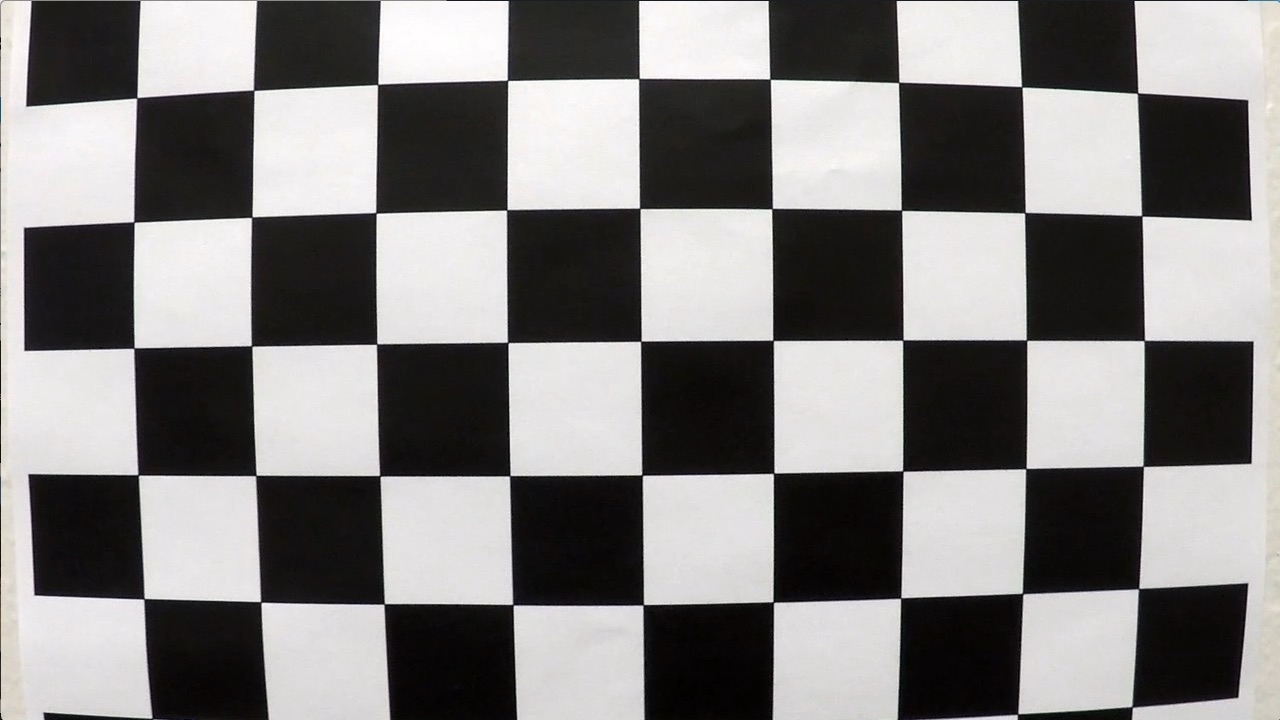
#> input picture Advanced-Lane-Lines/camera_cal/calibration1.jpg, 1280 x 720 px; its folder holds 4 pictures in this run
$ jupyter execute --allow-errors example.ipynb   (shell and % lines are left out)
#> lines starting #> are read from the running program, lines starting #| are printed output that depends on the picture; after the words box and inside, x2 and y2 are one past the last pixel; in counts of white or black regions, pixels touching at a corner belong together
## Advanced Lane Finding Project

The goals / steps of this project are the following:

* Compute the camera calibration matrix and distortion coefficients given a set of chessboard images.
* Apply a distortion correction to raw images.
* Use color transforms, gradients, etc., to create a thresholded binary image.
* Apply a perspective transform to rectify binary image ("birds-eye view").
* Detect lane pixels and fit to find the lane boundary.
* Determine the curvature of the lane and vehicle position with respect to center.
* Warp the detected lane boundaries back onto the original image.
* Output visual display of the lane boundaries and numerical estimation of lane curvature and vehicle position.

---
###  This notebook is an example of camera calibration, function implementation can see in calibration.py

### Main code of this project see in main.py

---
## Camera Calibration

[cell 1]
import numpy as np
import cv2
import glob
import matplotlib.pyplot as plt
#%matplotlib qt


# 设置寻找亚像素角点的参数，采用的停止准则是最大循环次数30和最大误差容限0.001
criteria = (cv2.TERM_CRITERIA_MAX_ITER | cv2.TERM_CRITERIA_EPS, 30, 0.001)

# prepare object points, like (0,0,0), (1,0,0), (2,0,0) ....,(6,5,0)
objp = np.zeros((6*9,3), np.float32)
objp[:,:2] = np.mgrid[0:9,0:6].T.reshape(-1,2)

# Arrays to store object points and image points from all the images.
objpoints = [] # 3d points in real world space
imgpoints = [] # 2d points in image plane.

# Make a list of calibration images
images = glob.glob('../camera_cal/calibration*.jpg')

# Step through the list and search for chessboard corners
for fname in images:
    img = cv2.imread(fname)
#> img is the input picture: shape (720, 1280, 3); mean B, G, R 127.8, 128.4, 130.1
    gray = cv2.cvtColor(img,cv2.COLOR_BGR2GRAY)

    size = gray.shape[::-1]
#> size = (1280, 720)
    # Find the chessboard corners
    ret, corners = cv2.findChessboardCorners(gray, (9,6),None)
#> ret = False; corners = None

    # If found, add object points, image points
    if ret == True:
        cv2.cornerSubPix(gray,corners,(11,11),(-1,-1),criteria)
        objpoints.append(objp)
        imgpoints.append(corners)

        # Draw and display the corners
        img = cv2.drawChessboardCorners(img, (9,6), corners, ret)
        cv2.imshow('img',img)
        cv2.waitKey(500)
#> pass 2 of the loop `for fname in images:`:
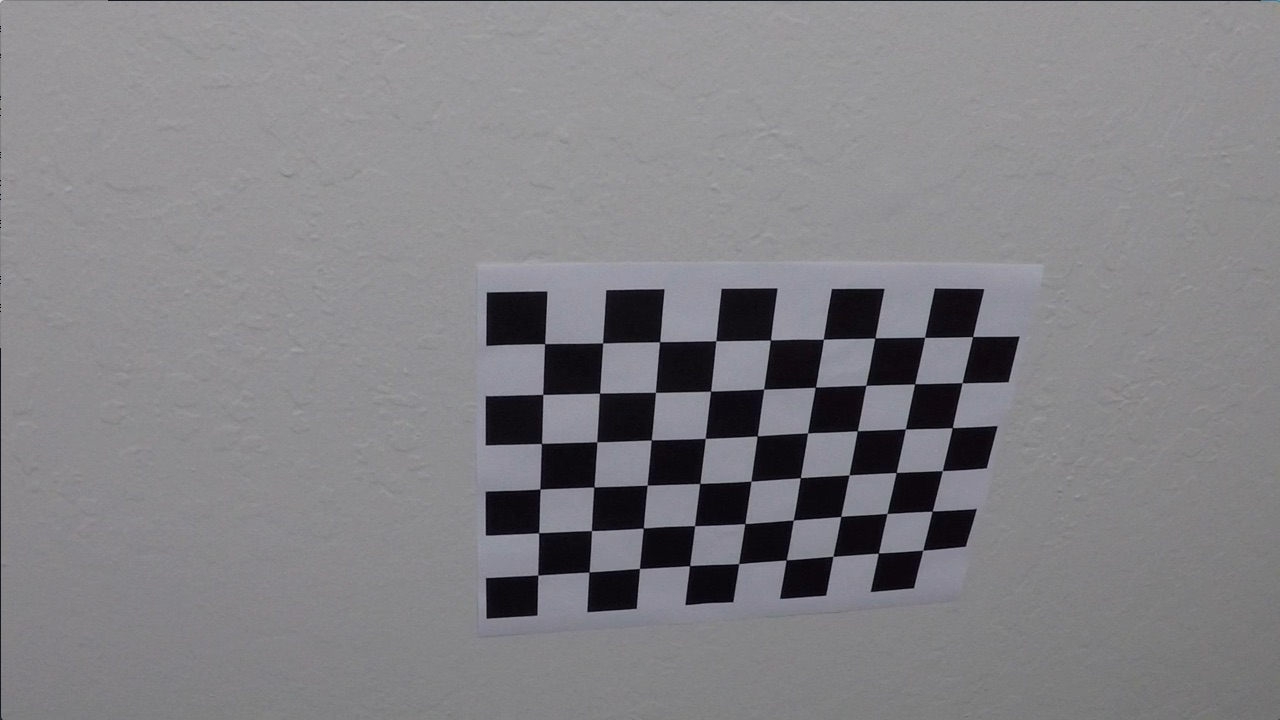
#> input picture Advanced-Lane-Lines/camera_cal/calibration10.jpg, 1280 x 720 px
#> img is the input picture: shape (720, 1280, 3); mean B, G, R 133.1, 129.4, 130.2
#> ret = True; corners = 54 rows, first 8: [545.3, 343.1], [602.7, 342.8], [660.1, 341.3], [715.8, 340.7], [770.6, 340], [823.5, 339.2], [874.3, 338.5], [925.1, 337.4]
#> `img = cv2.drawChessboardCorners(img, (9,6), corners, ret)`:
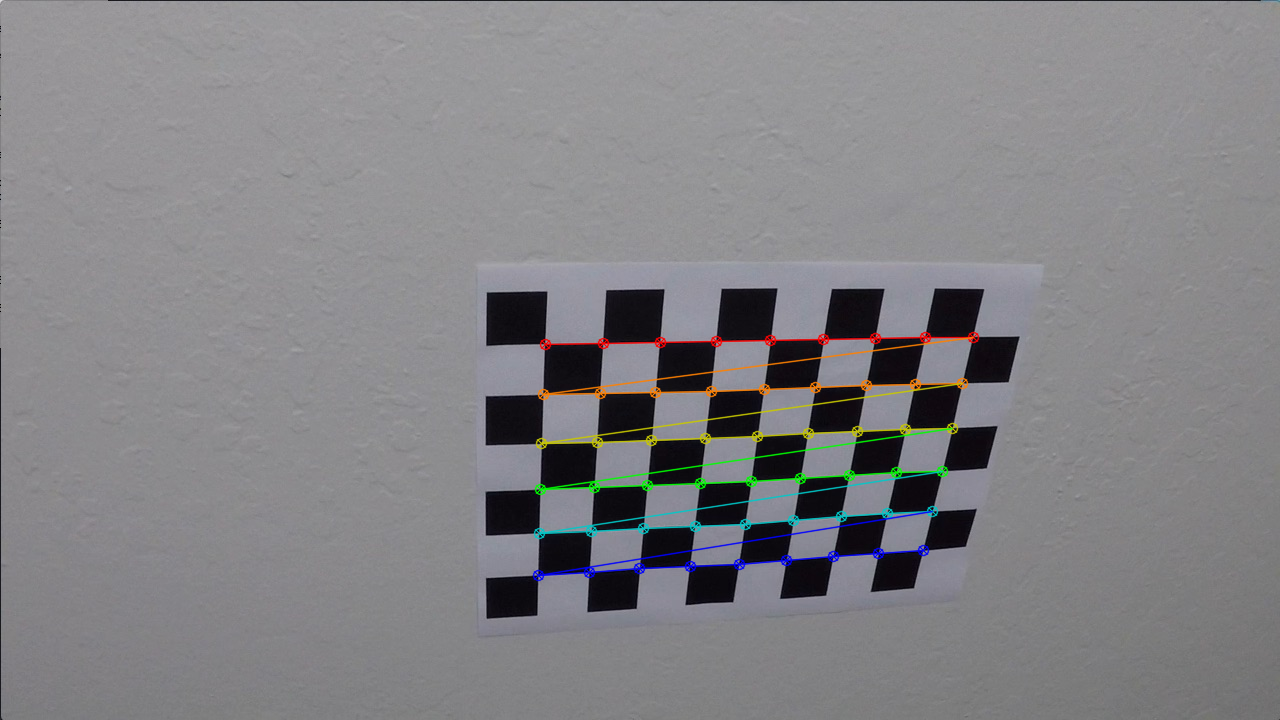
#> img: shape (720, 1280, 3); 1.92% of pixels changed, all inside (x1, y1, x2, y2) = (532, 331, 980, 582)
#> pass 3 of the loop `for fname in images:`:
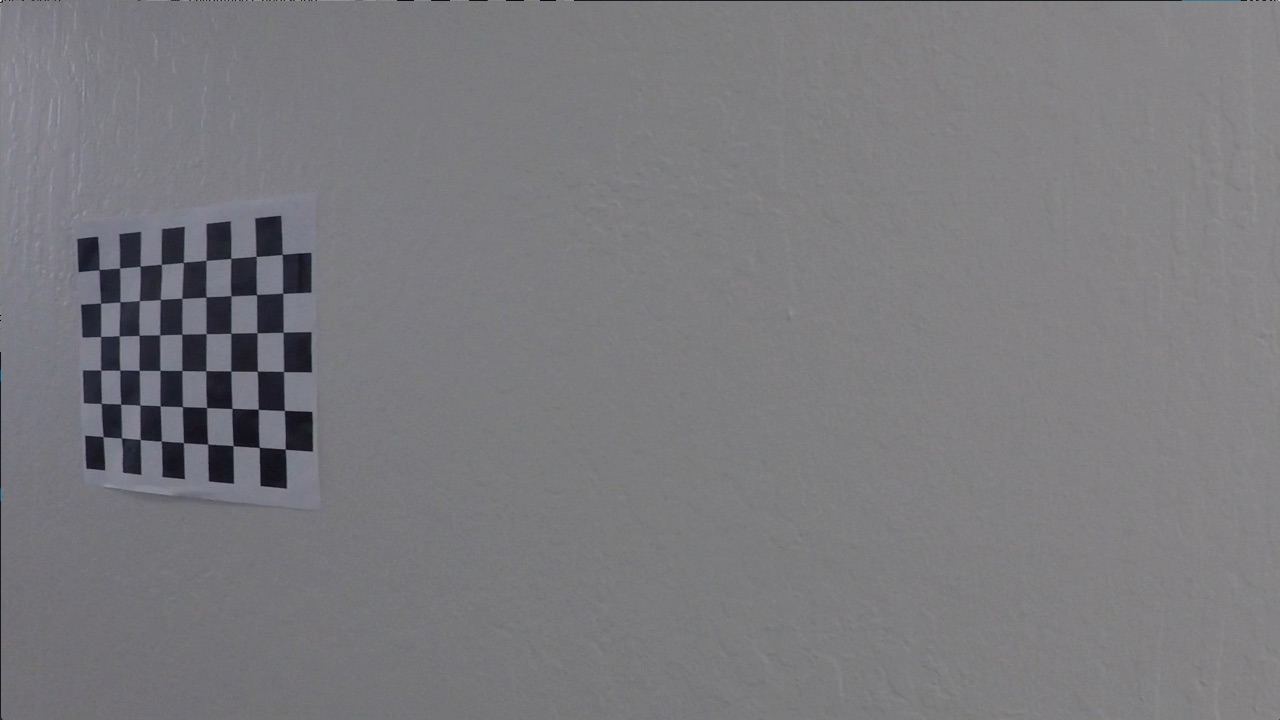
#> input picture Advanced-Lane-Lines/camera_cal/calibration11.jpg, 1280 x 720 px
#> img is the input picture: shape (720, 1280, 3); mean B, G, R 125.2, 121.7, 122.2
#> corners = 54 rows, first 8: [99.22, 269.6], [119.6, 268], [140.1, 266.1], [161.3, 264.5], [183.3, 262.5], [206.1, 260.3], [230.7, 258.2], [256.2, 256.3]
#> `img = cv2.drawChessboardCorners(img, (9,6), corners, ret)`:
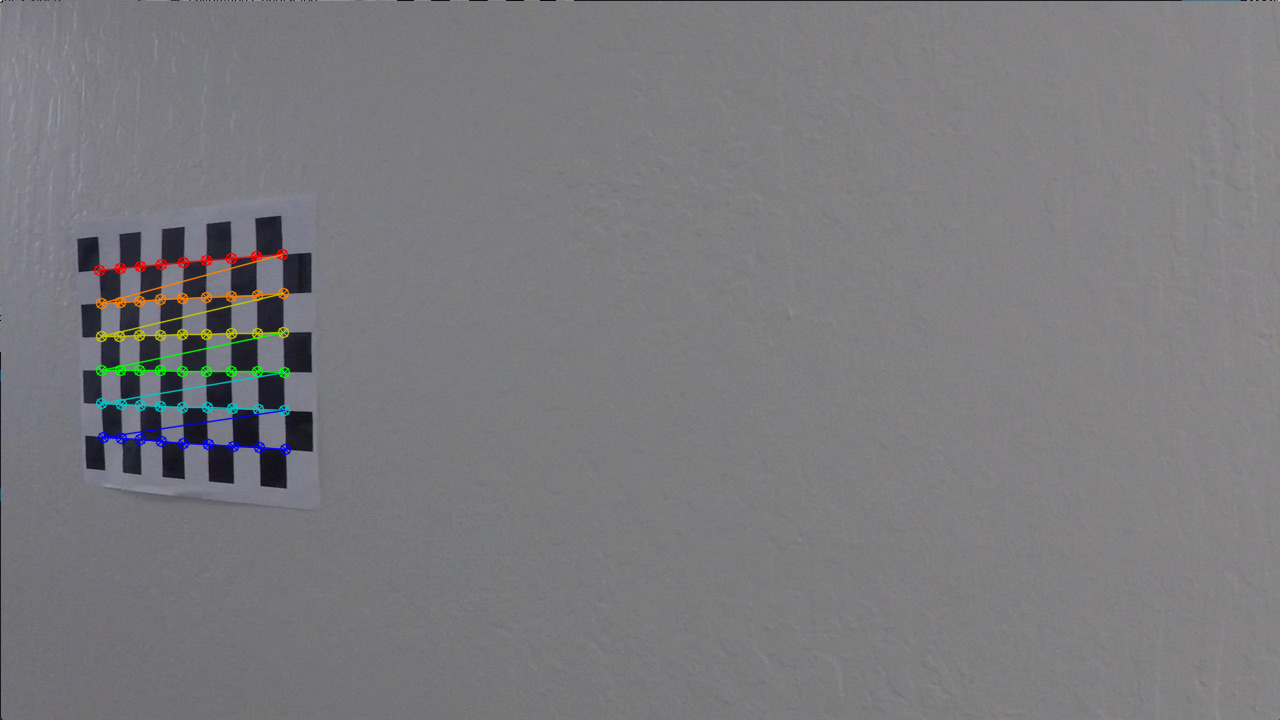
#> img: shape (720, 1280, 3); 1.11% of pixels changed, all inside (x1, y1, x2, y2) = (93, 248, 292, 456)
#> the loop made 4 passes; the first 3 are shown

cv2.destroyAllWindows()

# 标定
ret, mtx, dist, rvecs, tvecs = cv2.calibrateCamera(objpoints, imgpoints, size, None, None)

print("ret:",ret)
print("mtx:\n",mtx)        # 内参数矩阵
print("dist:\n",dist)      # 畸变系数   distortion cofficients = (k_1,k_2,p_1,p_2,k_3)
print("rvecs:\n",rvecs)    # 旋转向量  # 外参数
print("tvecs:\n",tvecs)    # 平移向量  # 外参数

[cell 2]
images = glob.glob('../camera_cal/calibration*.jpg')
print(images)

## Undistortion

[cell 3]
img = cv2.imread(images[0])
print(img.shape)
#| (720, 1280, 3)
h, w = img.shape[:2]
#> h = 720; w = 1280
newcameramtx, roi = cv2.getOptimalNewCameraMatrix(mtx,dist,(w,h),1,(w,h))
print(newcameramtx)

print("------------------使用undistort函数-------------------")
dst = cv2.undistort(img,mtx,dist,None,newcameramtx)
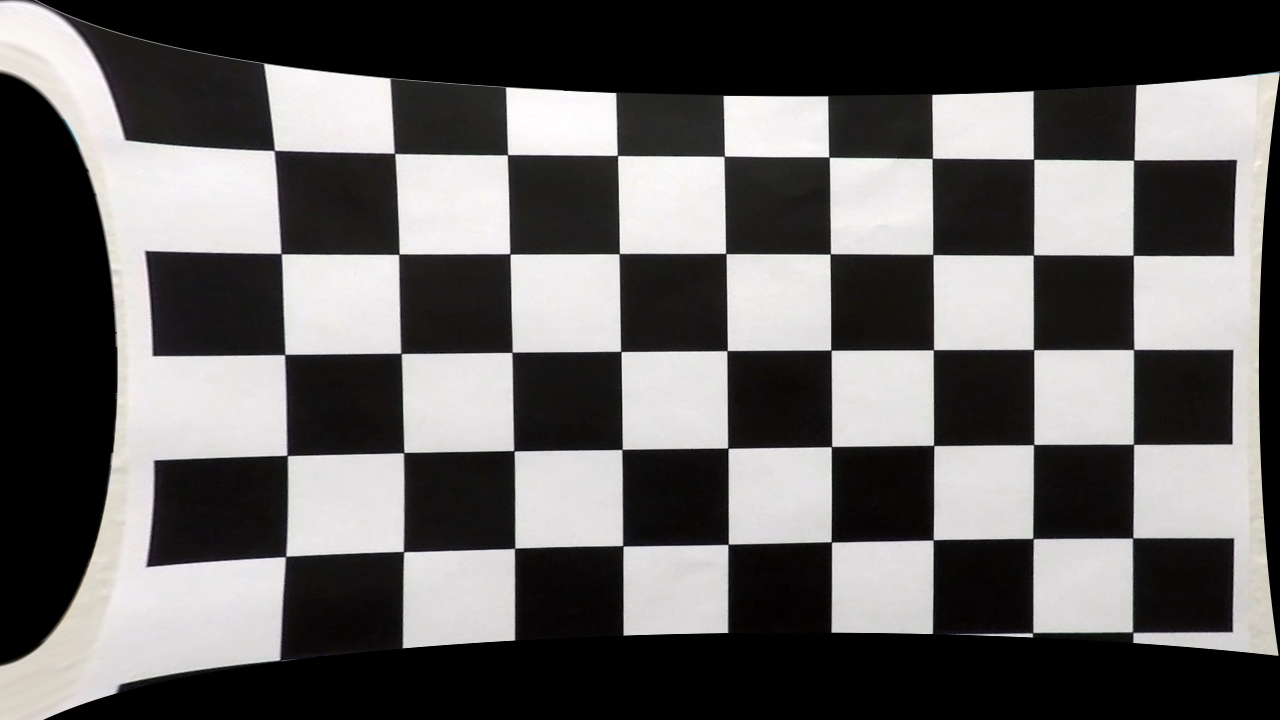
#> dst: shape (720, 1280, 3); mean B, G, R 96.6, 97.1, 98.5
x,y,w,h = roi
dst1 = dst[y:y+h,x:x+w]
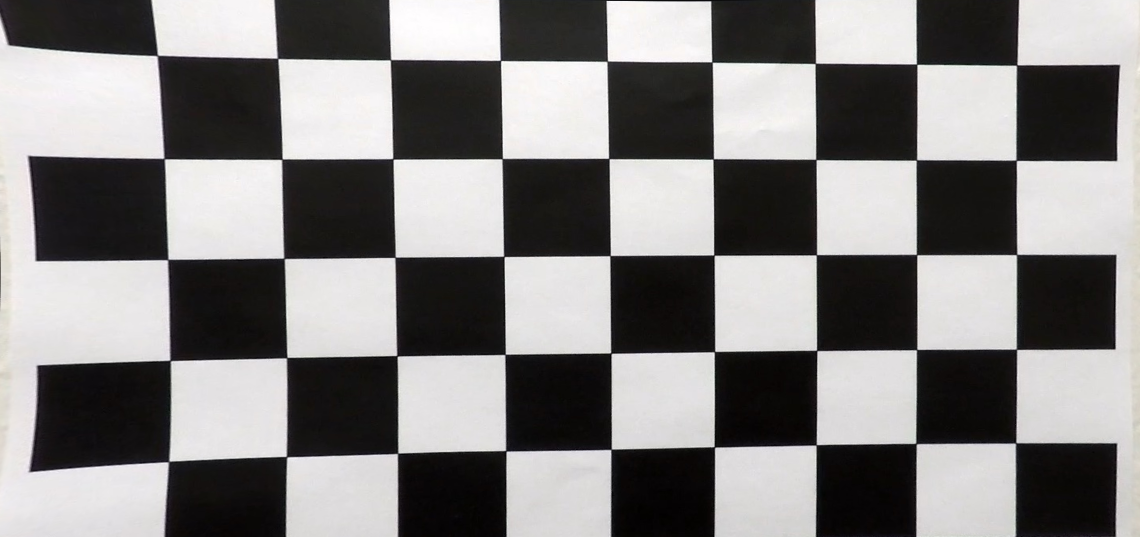
#> dst1: shape (537, 1140, 3); mean B, G, R 128.2, 128.7, 130.4
#cv2.imwrite('calibresult11.jpg', dst1)
print(dst1.shape)
#| (537, 1140, 3)
fig, ax = plt.subplots(nrows=1, ncols=2)
ax[0].imshow(cv2.cvtColor(img, cv2.COLOR_BGR2RGB))
ax[1].imshow(cv2.cvtColor(dst1, cv2.COLOR_BGR2RGB))
plt.show()
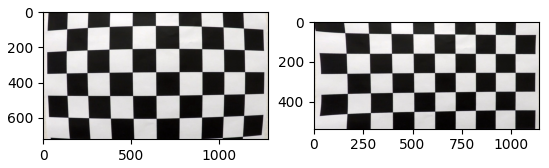
#> figure drawn by matplotlib, 2 panels

[cell 4]
# undistort方法二
print("-------------------使用重映射的方式-----------------------")
mapx,mapy = cv2.initUndistortRectifyMap(mtx,dist,None,newcameramtx,(w,h),5)  # 获取映射方程
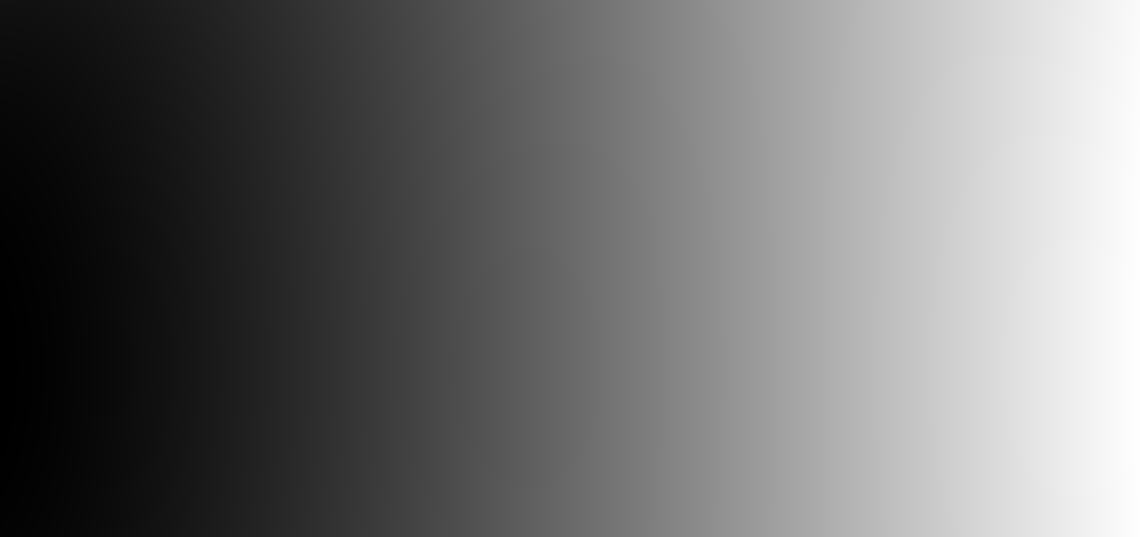
#> mapx: shape (537, 1140) float32; min -51.62, max 1150.4, mean 482.1; drawn with min black and max white
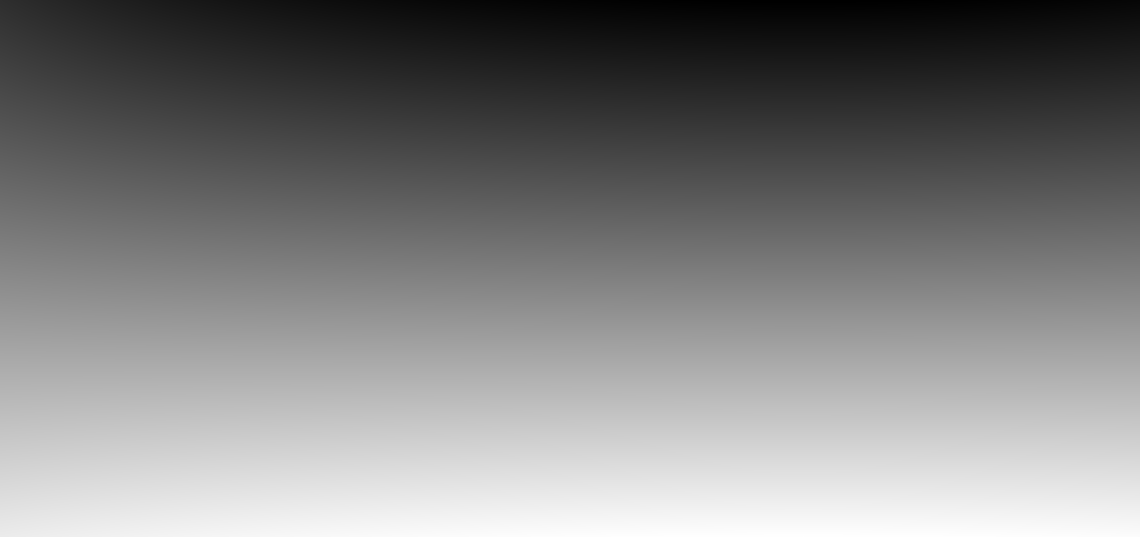
#> mapy: shape (537, 1140) float32; min -116.3, max 594.2, mean 239.2; drawn with min black and max white
#dst = cv2.remap(img,mapx,mapy,cv2.INTER_LINEAR)      # 重映射
dst = cv2.remap(img,mapx,mapy,cv2.INTER_CUBIC)        # 重映射后，图像变小了
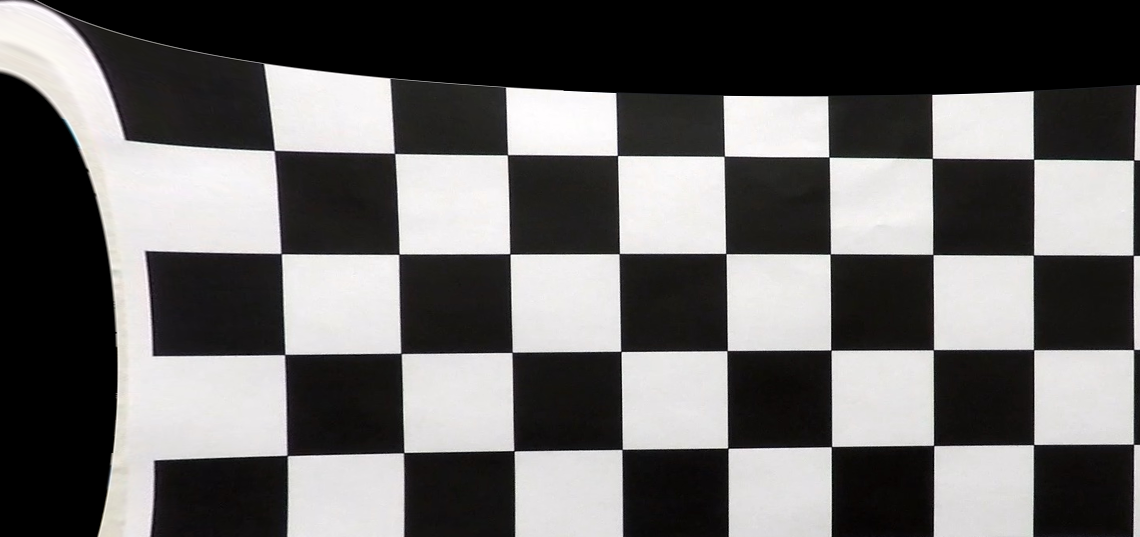
#> dst: shape (537, 1140, 3); mean B, G, R 101.7, 102.2, 103.6
x,y,w,h = roi
dst2 = dst[y:y+h,x:x+w]
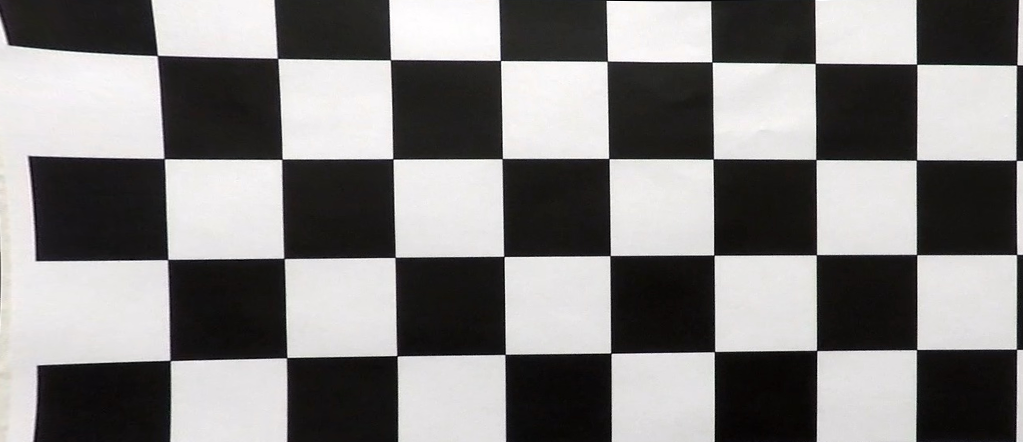
#> dst2: shape (442, 1023, 3); mean B, G, R 128, 128.5, 130.2
#cv2.imwrite('calibresult11_2.jpg', dst2)
print("方法二:dst的大小为:", dst2.shape)        # 图像比方法一的小
#| 方法二:dst的大小为: (442, 1023, 3)
fig, ax = plt.subplots(nrows=1, ncols=2)
ax[0].imshow(cv2.cvtColor(img, cv2.COLOR_BGR2RGB))
ax[1].imshow(cv2.cvtColor(dst2, cv2.COLOR_BGR2RGB))
plt.show()
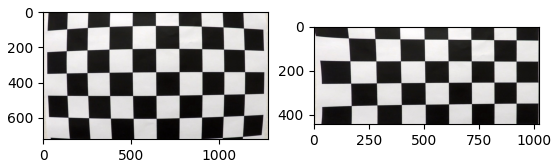
#> figure drawn by matplotlib, 2 panels

## Re-projection Error

[cell 5]
print("-------------------计算反向投影误差-----------------------")
tot_error = 0
for i in range(len(objpoints)):
    imgpoints2, _ = cv2.projectPoints(objpoints[i],rvecs[i],tvecs[i],mtx,dist)
    error = cv2.norm(imgpoints[i],imgpoints2, cv2.NORM_L2)/len(imgpoints2)
    tot_error += error

mean_error = tot_error/len(objpoints)
print("total error: ", tot_error)
